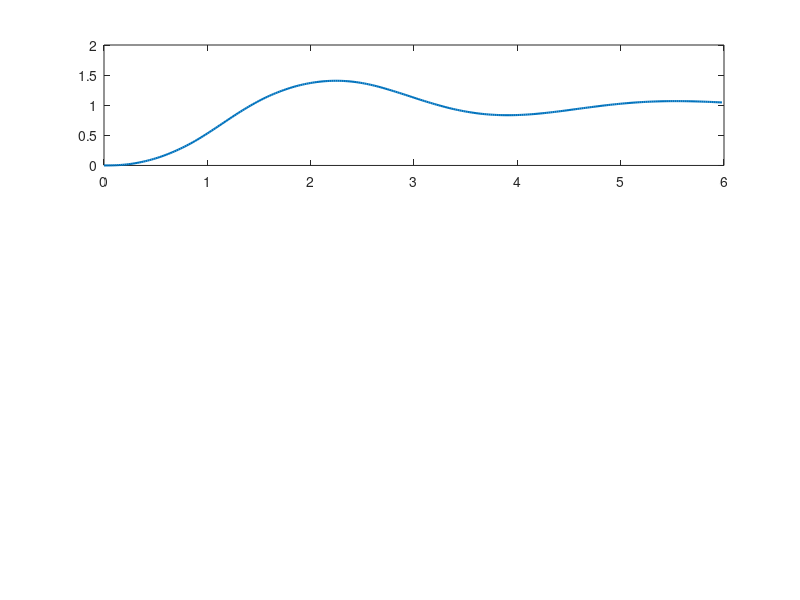

The MATLAB script that drew this image: (Note: this script raises an error after producing the figure.)
%% MPC Solver (Fixed h value)
clc;
clear;
close all

% System Setups

Ac = [0, 1; 0, 0];
Bc = [0; 1];
C = [1, 0];

% Other Stuff
dimAc = size(Ac,1);
p = size(C,1);
n = dimAc;

% Define the size of control and prediction horizon

f = 20; % Prediction Horizon
v = 15; % Control Horizon

% Define new system matrices, time step etc.
h = 0.02; % Time Step in Solver
I = eye(n);
A = (I - h*Ac) \ I;         % (I - h*A_c)^(-1)
B = (I - h*Ac) \ (h*Bc);    % (I - h*A_c)^(-1) * h*B_c


% Define big block matrices
F = zeros(f*p, n);          % size = (f*p) x n
A_pow = eye(n);             % A^0
for i = 1:f
    A_pow = A * A_pow;      % now A^i
    rows = (i-1)*p + (1:p); % p-row block for z_{k+i|k}
    F(rows, :) = C * A_pow; % C*A^i
end

m = size(B,2);
G = zeros(f*p, v*m);

for i = 1:f
    rows = (i-1)*p + (1:p);

    % Base lower-triangular: columns j = 0..min(i-1, v-1)
    for j = 0:min(i-1, v-1)
        cols = j*m + (1:m);
        G(rows, cols) = C * (A^(i-1-j)) * B;
    end

    % Fold contributions beyond control horizon onto the last column
    if i > v
        S = zeros(p, m);
        for ell = 0:(i-1-v)          % sums I, A, A^2, ...
            S = S + C * (A^ell) * B;
        end
        last = (v-1)*m + (1:m);
        G(rows, last) = G(rows, last) + S;
    end
end

Qy = 8;                % or a p×p if p>1
Rv = 0.15;             % move penalty
Qf    = kron(eye(f), Qy);   % (f*p) x (f*p)
Rvblk = kron(eye(v), Rv);   % (v*m) x (v*m)

H = G.'*Qf*G + Rvblk;       % (v*m) x (v*m)
Rchol = chol(H, 'upper');   % factor once
% ---- Runtime tuning  ----
Ts     = h;                % sample time
Tfinal = 6;                % seconds
N      = round(Tfinal/Ts); % steps
L = 1;                    % Scale Factor
umin   = -1.2*L;           % input bounds (fix with motor data)
umax   =  1.2*L;
du_max =  0.12*L;          % max change per step

xk     = [0; 0];           % initial state (n×1)
u_prev = 0;                % last applied input (scalar)

% logs
t_log    = zeros(N,1);
x_log    = zeros(N,n);
u_cmd_log= zeros(N,1);
u_ap_log = zeros(N,1);

% ---- Receding-horizon loop ----
ref_value = 1;                    % desired output (position units)
r = ref_value * ones(f*p,1);       % keep it constant for now

for k = 1:N
    % RHS for normal equations
    b = G.' * Qf * (r - F*xk);

    % solve H Uopt = b using Cholesky
    y    = Rchol.' \ b;
    Uopt = Rchol    \ y;          % size v×1 (m=1)
    u_cmd = Uopt(1);              % take the first action

    % rate + saturation guard (outer wrapper)
    du        = max(min(u_cmd - u_prev, du_max), -du_max);
    u_applied = min(max(u_prev + du, umin), umax);

    % plant update
    xk = A*xk + B*u_applied;

    % log
    t_log(k)     = (k-1)*Ts;
    x_log(k,:)   = xk.';
    u_cmd_log(k) = u_cmd;
    u_ap_log(k)  = u_applied;

    % shift
    u_prev = u_applied;
end

% ---- quick plots ----
figure(1); clf;
subplot(3,1,1);
plot(t_log, x_log(:,1),'LineWidth',1.5); hold on; yline(ref_value,'--');
ylabel('position'); grid on; title('MPC (unconstrained solve) with rate/sat guard');

subplot(3,1,2);
plot(t_log, x_log(:,2),'LineWidth',1.5);
ylabel('velocity'); grid on;

subplot(3,1,3);
plot(t_log, u_cmd_log,':','LineWidth',1.2); hold on;
plot(t_log, u_ap_log,'LineWidth',1.6);
yline(umin,'--'); yline(umax,'--');
ylabel('u'); xlabel('time'); grid on; legend('u_{cmd}','u_{applied}','Location','best');

